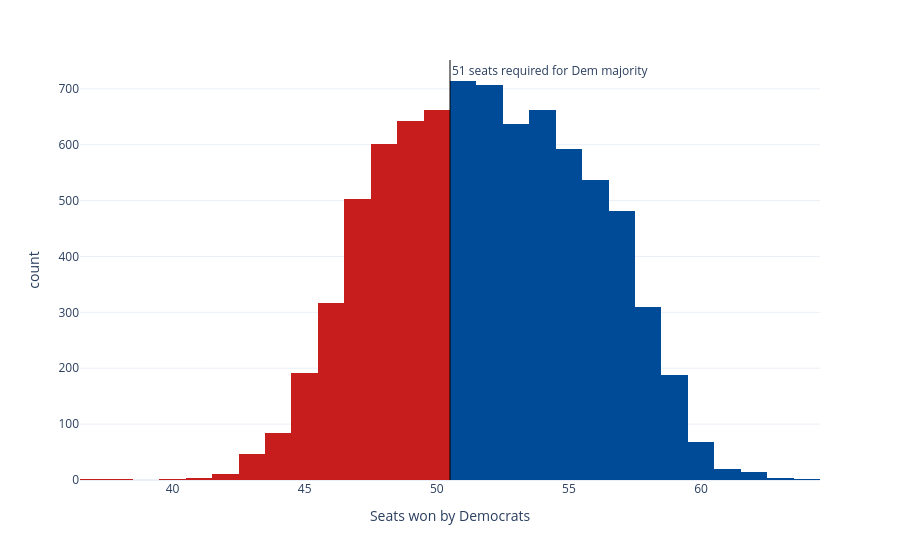

Notebook code cell kept with this figure:
### Code cell
sims_hist = px.histogram(seat_sims, x='seats', nbins=np.unique(seat_sims['seats']).shape[0]*2, color='winner',
                         color_discrete_map={'Democrats': '#004b97', 'Republicans': '#c71e1d'},
                         labels={'seats':'Seats won by Democrats', 'winner': 'Winner'}, template='plotly_white')
sims_hist.update_traces(showlegend=False)
sims_hist.add_vline(x=50.5, line_width=1, line_color='black', annotation_text='51 seats required for Dem majority', 
                    annotation_position='top right')
sims_hist

### Figure 1 — Plotly figure (JSON) as saved in the notebook; plotly's stock layout.template omitted (floating-point values rounded to 4 significant figures; data arrays with more than 128 entries replaced by an {"elided": "..."} marker saying what was removed)
{"data": [{"bingroup": "x", "hovertemplate": "Winner=Democrats<br>Seats won by Democrats=%{x}<br>count=%{y}<extra></extra>", "legendgroup": "Democrats", "marker": {"color": "#004b97", "pattern": {"shape": ""}}, "name": "Democrats", "nbinsx": 54, "orientation": "v", "showlegend": false, "type": "histogram", "x": {"elided": "4936 int values"}, "xaxis": "x", "yaxis": "y"}, {"bingroup": "x", "hovertemplate": "Winner=Republicans<br>Seats won by Democrats=%{x}<br>count=%{y}<extra></extra>", "legendgroup": "Republicans", "marker": {"color": "#c71e1d", "pattern": {"shape": ""}}, "name": "Republicans", "nbinsx": 54, "orientation": "v", "showlegend": false, "type": "histogram", "x": {"elided": "3064 int values"}, "xaxis": "x", "yaxis": "y"}], "layout": {"annotations": [{"showarrow": false, "text": "51 seats required for Dem majority", "x": 50.5, "xanchor": "left", "xref": "x", "y": 1, "yanchor": "top", "yref": "y domain"}], "barmode": "relative", "legend": {"title": {"text": "Winner"}, "tracegroupgap": 0}, "margin": {"t": 60}, "shapes": [{"line": {"color": "black", "width": 1}, "type": "line", "x0": 50.5, "x1": 50.5, "xref": "x", "y0": 0, "y1": 1, "yref": "y domain"}], "xaxis": {"anchor": "y", "domain": [0, 1], "title": {"text": "Seats won by Democrats"}}, "yaxis": {"anchor": "x", "domain": [0, 1], "title": {"text": "count"}}}}
